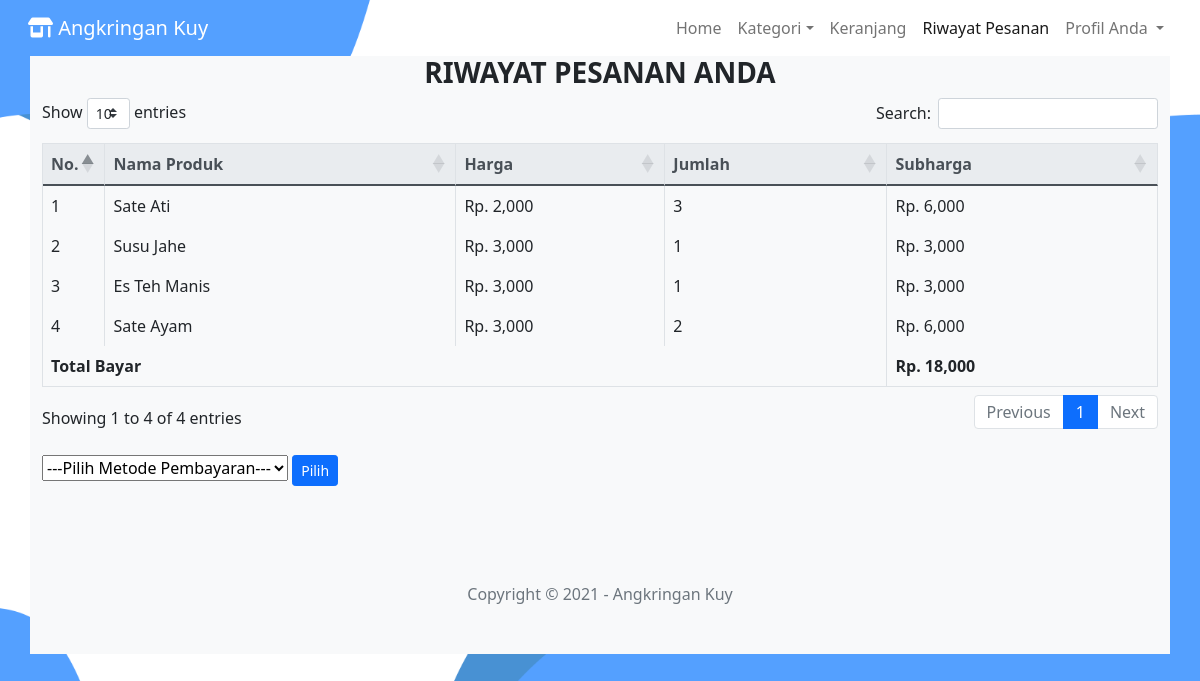
The page /detail_riwayat_pesanan.php?id_pesanan=51001220 (signed in) on the database its author committed.
### tables this page shows
CREATE TABLE `tb_sub_pesanan` (
  `sub_id` int(11) NOT NULL,
  `id_pesanan` int(11) NOT NULL,
  `id_produk` int(11) NOT NULL,
  `jumlah` int(2) NOT NULL,
  `rating` int(1) NOT NULL
);

CREATE TABLE `tb_menu` (
  `id_produk` int(11) NOT NULL,
  `nama_produk` varchar(20) NOT NULL,
  `kategori` varchar(7) NOT NULL,
  `harga_produk` int(5) NOT NULL,
  `jumlah_produk` int(2) NOT NULL,
  `foto_produk` varchar(20) NOT NULL,
  `rating_produk` float NOT NULL
);

CREATE TABLE `tb_pesanan` (
  `id_pesanan` bigint(11) NOT NULL,
  `id_user` int(11) NOT NULL,
  `total_harga` int(6) NOT NULL,
  `tanggal_pemesanan` datetime NOT NULL DEFAULT current_timestamp(),
  `status_pemesanan` varchar(15) NOT NULL,
  `pembayaran` varchar(20) NOT NULL,
  `konfirmasi` int(1) NOT NULL,
  `selesai` int(1) NOT NULL
);

### function.php (called while the page is built, shortened)
<?php
$conn = mysqli_connect("localhost", "root", "", "db_angkringankuy");
function query($query)
{
    global $conn;
    $result = mysqli_query($conn, $query);
    $rows = [];
    while ($row = mysqli_fetch_assoc($result)) {
        $rows[] = $row;
    }
    return $rows;
}

### detail_riwayat_pesanan.php (the view, shortened to what this page needs)
<?php
require 'function.php';
$id_pesanan = $_GET["id_pesanan"];
$detail_pesanan = query("SELECT * FROM tb_sub_pesanan JOIN tb_menu ON tb_sub_pesanan.id_produk=tb_menu.id_produk
WHERE tb_sub_pesanan.id_pesanan='$_GET[id_pesanan]'");
$pesanan = query("SELECT * FROM tb_pesanan WHERE id_pesanan='$_GET[id_pesanan]'");
if(!isset($_SESSION['level'])) {
    header("location: login.php");
    }else{
?>
<!doctype html>
<html lang="en">
  <head>
    <link rel="stylesheet" href="https://stackpath.bootstrapcdn.com/bootstrap/4.5.0/css/bootstrap.min.css">
    <link rel="stylesheet" type="text/css" href="css/bootstrap.min.css">
    <link rel="stylesheet" type="text/css" href="fontawesome/css/all.min.css">
    <link rel="stylesheet" type="text/css" href="https://cdn.datatables.net/1.10.21/css/dataTables.bootstrap4.min.css">
    <link rel="stylesheet" type="text/css" href="css/style.css">
  </head>
  <body>
    <header>
        <nav class="navbar navbar-expand-lg navbar-light bg-transparent" id="MainNav">
            <div class="container-fluid">
                <a class="navbar-brand" href="index.php" style="color : white;">
                    <i class="fas fa-store-alt"></i>
                    Angkringan Kuy
                </a>
                <div class="collapse navbar-collapse" id="navbarNav">
                    <ul class="navbar-nav ml-auto">
                        <li class="nav-item">
                            <a class="nav-link js-scroll-trigger" href="index.php">Home</span></a>
                        </li>
                        <li class="nav-item dropdown">
                          <a class="nav-link dropdown-toggle" id="navbarDropdown" role="button" data-toggle="dropdown" href="">Kategori</a>
                        </li>
                        <?php
                        if(!isset($_SESSION['level'])) {
                            ?>
                        <li class="nav-item">
                            <a class="nav-link js-scroll-trigger" href="registrasi.php">Registrasi</a>
                        </li>
                        <li class="nav-item">
                            <a class="nav-link js-scroll-trigger" href="login.php">Login</a>
                        </li>
                        <?php } else {?>
                            <li class="nav-item">
                            <a class="nav-link js-scroll-trigger" href="keranjang.php">
                                Keranjang
                            </a>
                        </li>
                        <li class="nav-item active">
                            <a class="nav-link js-scroll-trigger" href="riwayat_pesanan.php">Riwayat Pesanan</a>
                        </li>
                        <li class="nav-item dropdown">
                            <a class="nav-link dropdown-toggle" id="navbarDropdown" role="button" data-toggle="dropdown" href="">
                                Profil Anda
                            </a>
                        </li>
                        <?php } ?>
                    </ul>
                </div>
            </div>
        </nav>
    </header>
    <div class="container bg-light">
    <h3 class="text-center"><b>RIWAYAT PESANAN ANDA</b></h3>
    <table class="table table-bordered" id="example">
        <thead class="thead-light">
          <tr>
            <th scope="col" style="width: 5%;">No.</th>
            <th scope="col">Nama Produk</th>
            <th scope="col">Harga</th>
            <th scope="col">Jumlah</th>
            <th scope="col">Subharga</th>
          </tr>
        </thead>
        <tbody>
        <?php $totalbelanja=0; ?>
        <?php $i = 1; ?>
        <?php foreach ($detail_pesanan as $row) : ?>
        <?php $subharga1=$row['harga_produk']*$row['jumlah']; ?>
          <tr>
            <td><?= $i; ?></td>
            <td><?= $row["nama_produk"]; ?></td>
            <td>Rp. <?= number_format($row['harga_produk']);?></td>
            <td><?= $row["jumlah"]; ?></td>
            <td>Rp. <?= number_format($row['harga_produk']*$row['jumlah']);?></td>
          </tr>
        <?php $i++; ?>
        <?php $totalbelanja+=$subharga1; ?>
        <?php endforeach; ?>
      </tbody>
      <tfoot>
        <tr>
          <th colspan="4">Total Bayar</th>
          <th>Rp. <?= number_format($totalbelanja) ?></th>
        </tr>
      </tfoot>
    </table>
    <br>
    <?php foreach ($pesanan as $status) : ?>
    <?php if($status["pembayaran"] == "Belum Dibayar") {?>
    <form action="" method="post" enctype="multipart/form-data">
        <select name="metode" id="metode">
            <option value = "">---Pilih Metode Pembayaran---</option>
        </select>
        <button type="submit" name="pilih" class="btn btn-primary btn-sm">Pilih</button>
    </form>
            <?php } elseif ($status["selesai"] == "1"){?>
                <a class="btn btn-secondary" href="riwayat_pesanan.php">Kembali</a>
                <a class="btn btn-primary" href="rating_produk.php?id_pesanan=<?=$id_pesanan?>">Rating Produk</a>
            <?php } elseif ($status["selesai"] == "0" && $status["konfirmasi"] == "1"){?>
                <a class="btn btn-secondary" href="riwayat_pesanan.php">Kembali</a>
                <a class="btn btn-primary" href="selesai_pesanan.php?id_pesanan=<?=$id_pesanan?>" onclick="return confirm ('Apakah Yakin Ingin Menyelesaikan Pesanan?');">Selesaikan Pesanan</a>
            <?php } else {?>
                <h5 style="color: green;">Pesanan Telah Dibayar</h5>
                <br>
                <a class="btn btn-secondary" href="riwayat_pesanan.php">Kembali</a>
            <?php } ?>
            <?php endforeach; ?>
            <br><br>
              <footer class="py-5">
                  <div class="medium text-center text-muted">Copyright &copy; 2021 - Angkringan Kuy</div>
              </footer>
        </div>
  </body>
</html>
<?php } ?>

### css/style.css (style rules this page uses)
body { background-image: linear-gradient(rgba(0,0,0,0),rgba(0,0,0,0)), url(../gambar/bg.png); background-size: cover; background-attachment: fixed; }

### rows shown on the page
tb_sub_pesanan: id_produk.nama_produk "Sate Ati", id_produk.harga_produk "2,000", jumlah "3", $row['harga_produk']*$row['jumlah'] "6,000"
tb_sub_pesanan: id_produk.nama_produk "Susu Jahe", id_produk.harga_produk "3,000", jumlah "1", $row['harga_produk']*$row['jumlah'] "3,000"
tb_sub_pesanan: id_produk.nama_produk "Es Teh Manis", id_produk.harga_produk "3,000", jumlah "1", $row['harga_produk']*$row['jumlah'] "3,000"
tb_sub_pesanan: id_produk.nama_produk "Sate Ayam", id_produk.harga_produk "3,000", jumlah "2", $row['harga_produk']*$row['jumlah'] "6,000"

### other values the page prints
$totalbelanja "18,000"
